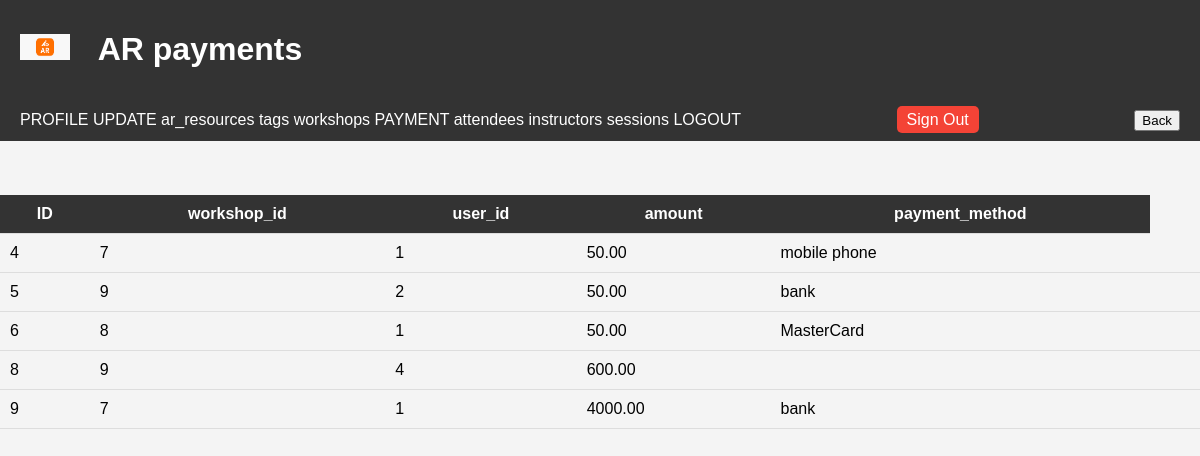
The app's page /payment.php with its own data.
### tables this page shows
CREATE TABLE `payments` (
  `payment_id` int(11) NOT NULL,
  `workshop_id` int(11) NOT NULL,
  `user_id` int(11) NOT NULL,
  `amount` decimal(10,2) NOT NULL,
  `payment_method` varchar(250) NOT NULL,
  `payment_date` timestamp NOT NULL DEFAULT current_timestamp()
);

### payment.php (the view, shortened to what this page needs)
<!DOCTYPE html>
<html lang="en">
<head>
    <link rel="stylesheet" href="https://cdnjs.cloudflare.com/ajax/libs/font-awesome/5.15.4/css/all.min.css">
     <link rel="stylesheet" href="css/style5.css">
</head>
<body>    <header>
        <h1><img src="img/ig1.png" alt="icon"> AR payments</h1>
</header>
<header>
      <nav>
        <ul>
         <li>
            <a href="view_details.php" class="nav-item nav-link">PROFILE</a>
                     <a href="admin_update.html" class="nav-item nav-link">UPDATE</a>
                        <a href="ar_resource.php" class="nav-item nav-link">ar_resources</a>
                        <a href="tag.php" class="nav-item nav-link">tags</a>
                        <a href="workshop.php" class="nav-item nav-link">workshops</a>
                        <a href="payment.php" class="nav-item nav-link">PAYMENT</a>
                        <a href="attendee.php" class="nav-item nav-link">attendees</a>
                        <a href="instructor.php" class="nav-item nav-link">instructors</a>
                        <a href="session.php" class="nav-item nav-link">sessions</a>
                        <a href="logout.php" class="nav-item nav-link">LOGOUT</a>
        </ul>
    </nav>
<div class="signout">
        <a href="logout.php">Sign Out</a>
    </div>
    <div>
            <button type="button" onclick="window.location.href='user_home.html'">Back</button>
    </div>
</header>
<?php
require_once "config.php";
?>
<!DOCTYPE html>
<html lang="en">
<head>
</head>
<body>
    <br><br><br>
    <table id="dataTable" class="table table-hover text-center">
        <tr>
            <th>ID</th>
            <th>workshop_id</th>
            <th>user_id</th>
            <th>amount</th>
            <th>payment_method</th>
        </tr>
        <?php
        $sql = "SELECT * FROM payments";
        $result = $conn->query($sql);
        if ($result->num_rows > 0) {
            while ($row = $result->fetch_assoc()) {
                echo "<tr>";
                echo "<td>" . $row["payment_id"] . "</td>";
                echo "<td>" . $row["workshop_id"] . "</td>";
                echo "<td>" . $row["user_id"] . "</td>";
                echo "<td>" . $row["amount"] . "</td>";
                echo "<td>" . $row["payment_method"] . "</td>";
                echo "<td>";
            }
        } else {
            echo "<tr><td colspan='6'>No data found</td></tr>";
        }
        ?>
    </table>
</body>
</html>

### css/style5.css (style rules this page uses)
body { font-family: Arial, sans-serif; margin: 0; padding: 0; background-color: #f4f4f4; }
header { background-color: #333; color: #fff; padding: 10px 20px; display: flex; justify-content: space-between; align-items: center; }
header img { width: 50px; margin-right: 20px; }
nav ul { list-style-type: none; padding: 0; margin: 0; }
nav ul li { display: inline; margin-right: 20px; position: relative; }
nav ul li a { color: #fff; text-decoration: none; }
.signout { margin-right: 20px; }
.signout a { color: #fff; text-decoration: none; padding: 5px 10px; background-color: #f44336; border: none; cursor: pointer; border-radius: 5px; }
table { width: 100%; border-collapse: collapse; }
th, td { padding: 10px; border-bottom: 1px solid #ddd; }
th { background-color: #333; color: white; }

### records on screen
payments: payment_id "4", workshop "7", user "1", amount "50.00", payment_method "mobile phone"
payments: payment_id "5", workshop "9", user "2", amount "50.00", payment_method "bank"
payments: payment_id "6", workshop "8", user "1", amount "50.00", payment_method "MasterCard"
payments: payment_id "8", workshop "9", user "4", amount "600.00"
payments: payment_id "9", workshop "7", user "1", amount "4000.00", payment_method "bank"
